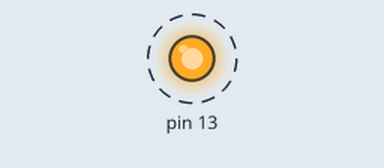
Simulated run of this sketch. Board: Arduino Uno, built with avr-gcc and run on an emulated ATmega328P. On the bench: output pins drawn as LEDs (lit = HIGH). Dashed ring = blinking. What the sketch prints to the serial monitor is not drawn.

Above: at 0.5 s.
Timing chart, 0 to 4.6 s (numbered marks = the images above):
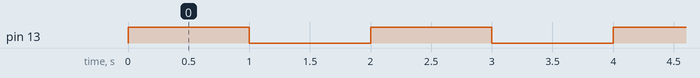

Measured:
- by itself, pin 13: alternates HIGH for 1.0 s and LOW for 1.0 s

The sketch:

TestPiComm.ino
```cpp
void setup() {
  Serial.begin(9600);
  pinMode(13, OUTPUT);
}

void loop() {
  for (int i = 0; i < 1000; i++) {
    Serial.print("Line Number # [");
    Serial.print(i);
    Serial.println("]");
    digitalWrite(13, HIGH);
    delay(1000);
    digitalWrite(13, LOW);
    delay(1000);
  }

}
```
